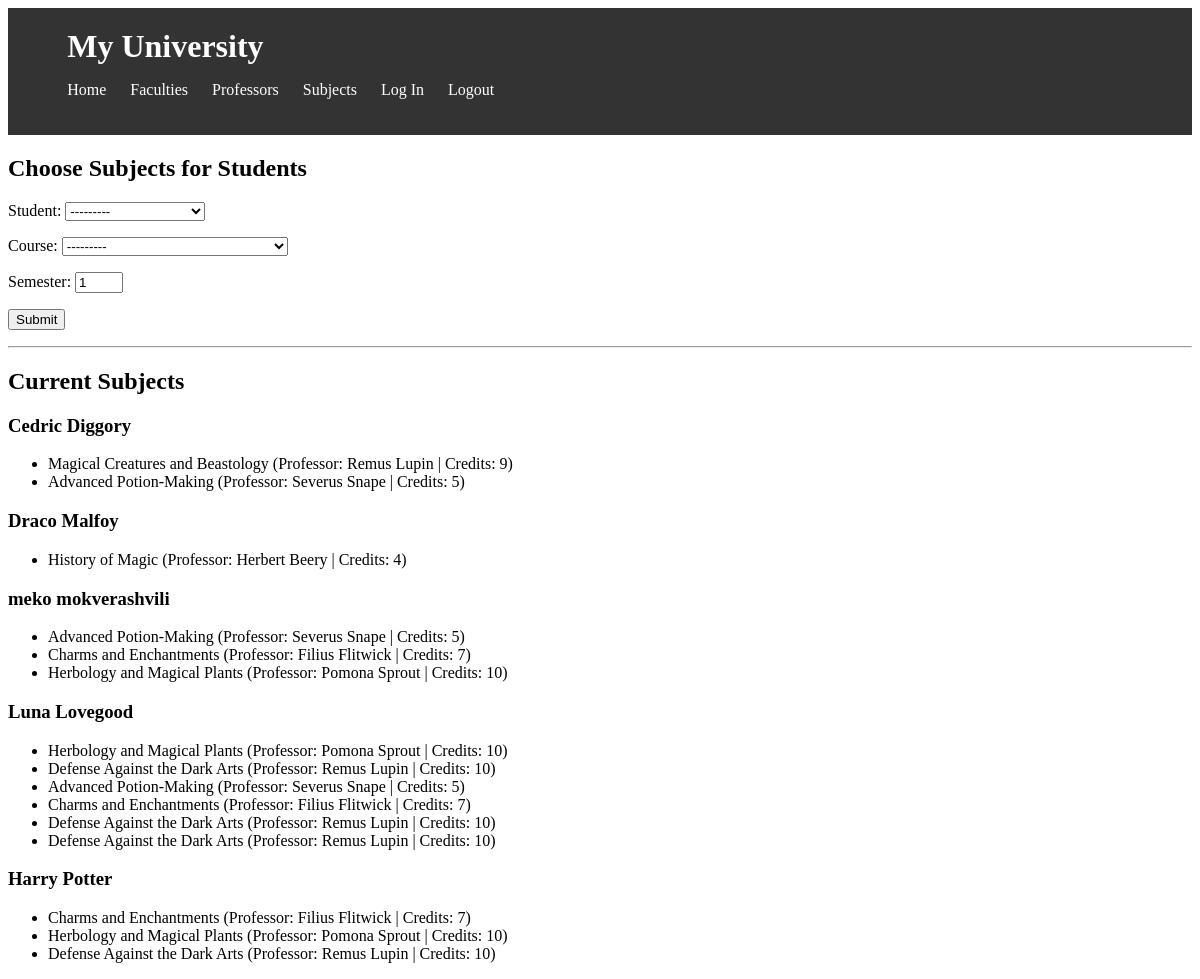
The page /taking_subjects/ on the database as committed earlier.
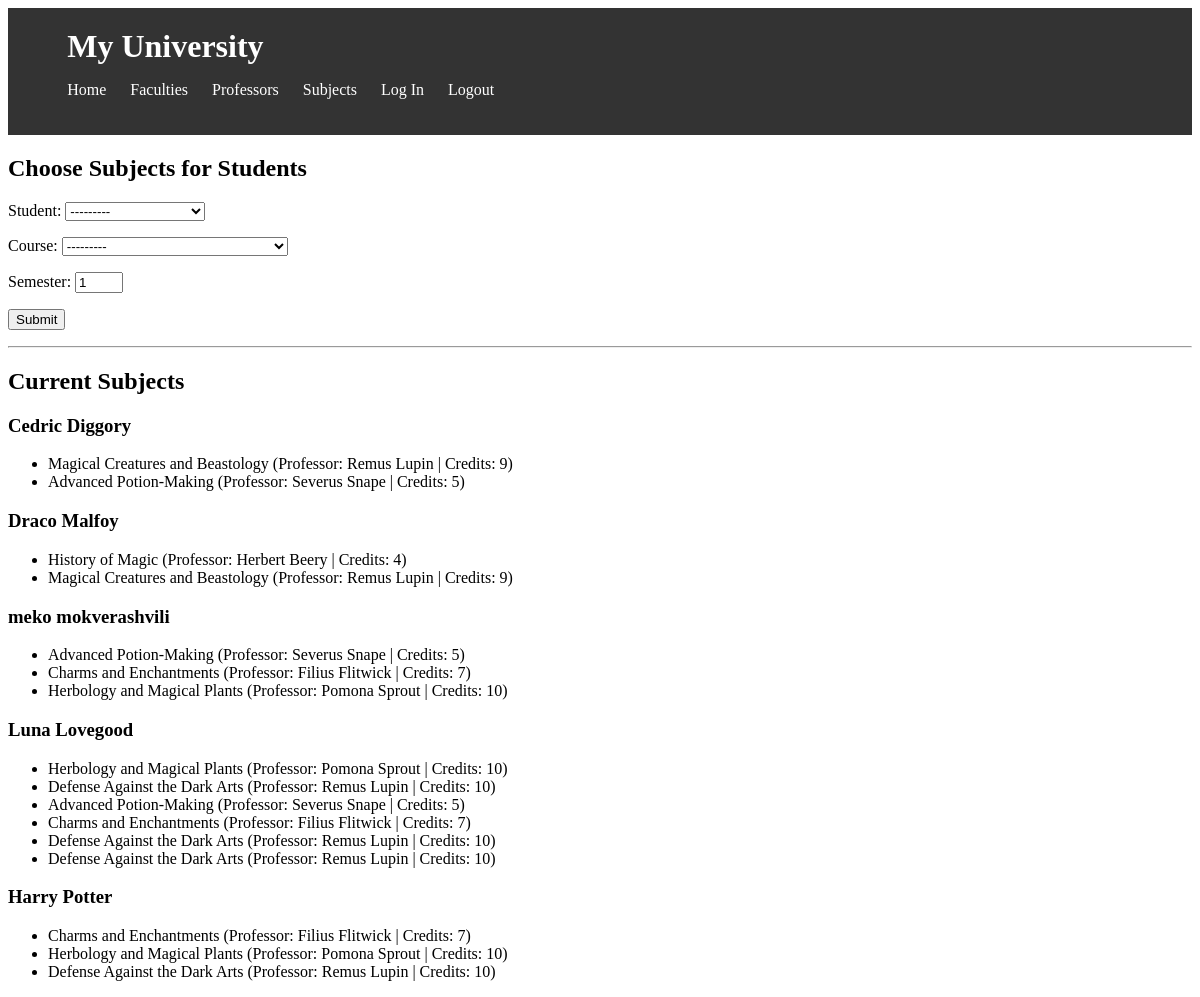
The same page on the database as committed later.
### university/models/student.py (models this page shows)
class Student(models.Model):
    user = models.OneToOneField(User, on_delete=models.SET_NULL, related_name='student', null=True, blank=True)
    first_name = models.CharField(max_length=100, verbose_name=_('First Name'))
    last_name = models.CharField(max_length=100, verbose_name=_('Last Name'))
    email = models.EmailField(max_length=100, verbose_name=_('Email'), default='', blank=True)
    gpa = models.FloatField(
        verbose_name='GPA',
        validators=[MaxValueValidator(4.0)],
        default=0.0
    )
    faculty = models.ForeignKey('university.Faculty', on_delete=models.CASCADE, related_name='students',
                                verbose_name=_('Faculty'), blank=True, null=True)
    created_at = models.DateTimeField(auto_now_add=True, verbose_name=_('Created At'))
    updated_at = models.DateTimeField(auto_now=True, verbose_name=_('Updated At'))
    class Meta:
        verbose_name = _('Student')
        verbose_name_plural = _('Students')
        ordering = ('-created_at',)
    def __str__(self):
        return f'{self.first_name} {self.last_name}'

### university/models/Taking_Subjects.py (models this page shows, shortened)
class TakingSubjects(models.Model):
    student = models.ForeignKey(Student, on_delete=models.CASCADE, related_name='taken_subjects',
                                 verbose_name=_('Student'))
    course = models.ForeignKey(Course, on_delete=models.CASCADE, related_name='students_taking',
                               verbose_name=_('Course'))
    semester = models.PositiveIntegerField(verbose_name=_('Semester'), default=1,
                                           validators=[MinValueValidator(1), MaxValueValidator(8)])  # Assuming a semester range from 1 to 8
    created_at = models.DateTimeField(auto_now_add=True, verbose_name=_('Created At'))
    updated_at = models.DateTimeField(auto_now=True, verbose_name=_('Updated At'))
    class Meta:
        verbose_name = _('Taking Subject')
        verbose_name_plural = _('Taking Subjects')
        ordering = ('-created_at',)

### university/models/course.py (models this page shows)
class Course(models.Model):
    name = models.CharField(max_length=100, verbose_name=_('Course Name'))
    description = models.TextField(verbose_name=_('Description'))
    professor = models.ForeignKey('university.Professor', on_delete=models.CASCADE, related_name='courses',
                                  verbose_name=_('Professor'), blank=True, null=True)
    syllabus = models.FileField(upload_to='university/syllabus/', verbose_name=_('Syllabus'))
    number_of_credits = models.PositiveIntegerField(verbose_name=_('Number of Credits'), default=0, blank=True)
    created_at = models.DateTimeField(auto_now_add=True, verbose_name=_('Created At'))
    updated_at = models.DateTimeField(auto_now=True, verbose_name=_('Updated At'))
    class Meta:
        verbose_name = _('Course')
        verbose_name_plural = _('Courses')
        ordering = ('-created_at',)
    def __str__(self):
        return self.name

### university/models/professor.py (models this page shows)
class Professor(models.Model):
    user = models.OneToOneField(User, on_delete=models.SET_NULL, related_name='professor', null=True, blank=True)
    first_name = models.CharField(max_length=100, verbose_name=_('First Name'))
    last_name = models.CharField(max_length=100, verbose_name=_('Last Name'))
    email = models.EmailField(max_length=100, verbose_name=_('Email'), default='', blank=True)
    faculty = models.ForeignKey('university.Faculty', on_delete=models.CASCADE, related_name='professors',
                                verbose_name=_('Faculty'), blank=True, null=True)
    created_at = models.DateTimeField(auto_now_add=True, verbose_name=_('Created At'))
    updated_at = models.DateTimeField(auto_now=True, verbose_name=_('Updated At'))
    class Meta:
        verbose_name = _('Professor')
        verbose_name_plural = _('Professors')
        ordering = ('-created_at',)
    def __str__(self):
        return f'{self.first_name} {self.last_name}'

### university/views/subjects.py (the view)
# urls.py: path('taking_subjects/', taking_subjects, name='taking_subjects'),
def taking_subjects(request):
    if request.method == 'POST':
        form = TakingSubjectsForm(request.POST)
        if form.is_valid():
            student = form.cleaned_data['student']
            if student.taken_subjects.count() >= 6:
                error_message = "Each student can take a maximum of 6 subjects."
                return render(request, 'university/taking_subjects.html', {'form': form, 'error_message': error_message})
            form.save()
            return redirect('taking_subjects')
    else:
        form = TakingSubjectsForm()
    taking_subjects_grouped = {}
    for taking_subject in TakingSubjects.objects.all().order_by('student'):
        student = taking_subject.student
        if student not in taking_subjects_grouped:
            taking_subjects_grouped[student] = []
        taking_subjects_grouped[student].append(taking_subject)
    return render(request, 'university/taking_subjects.html', {'form': form, 'taking_subjects_grouped': taking_subjects_grouped})

### university/forms.py
class TakingSubjectsForm(forms.ModelForm):
    class Meta:
        model = TakingSubjects
        fields = ['student', 'course', 'semester']
        labels = {
            'student': 'Student',
            'course': 'Course',
            'semester': 'Semester'
        }
        widgets = {
            'semester': forms.NumberInput(attrs={'min': 1, 'max': 8})
        }

### university/templates/university/taking_subjects.html (shortened to what this page needs)
{% block content %}
    {% include 'university/header.html' %}
  <h2>Choose Subjects for Students</h2>
  <form method="post">
    {{ form.as_p }}
    <button type="submit">Submit</button>
  </form>
  <hr>
  <h2>Current Subjects</h2>
  {% for student, subjects in taking_subjects_grouped.items %}
    <h3>{{ student.first_name }} {{ student.last_name }}</h3>
    <ul>
      {% for subject in subjects %}
        <li>{{ subject.course.name }} (Professor: {{ subject.course.professor }} | Credits: {{ subject.course.number_of_credits }})</li>
      {% empty %}
        <li>No subjects chosen yet.</li>
      {% endfor %}
    </ul>
  {% endfor %}
{% endblock %}

Rows that differ between the two databases and show on the page:
added TakingSubjects: course.name "Magical Creatures and Beastology", course.professor "Remus Lupin", course.number_of_credits "9", shown under Student "Draco"
